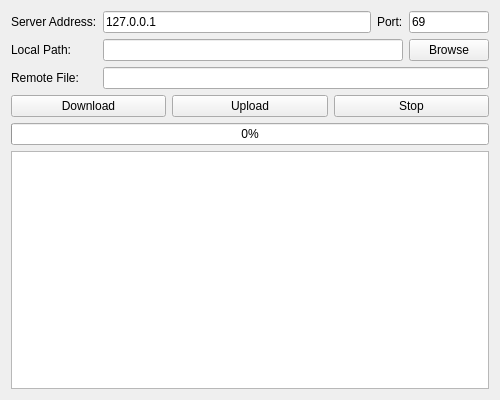
<?xml version="1.0" encoding="UTF-8"?>
<ui version="4.0">
 <class>TftpClientUi</class>
 <widget class="QWidget" name="TftpClientUi">
  <property name="geometry">
   <rect>
    <x>0</x>
    <y>0</y>
    <width>500</width>
    <height>400</height>
   </rect>
  </property>
  <property name="windowTitle">
   <string>TFTP Client</string>
  </property>
  <layout class="QVBoxLayout" name="verticalLayout">
   <item>
    <layout class="QGridLayout" name="gridLayout">
     <item row="0" column="0">
      <widget class="QLabel" name="labelServerAddr">
       <property name="text">
        <string>Server Address:</string>
       </property>
      </widget>
     </item>
     <item row="0" column="1">
      <widget class="QLineEdit" name="lineEditServerAddr">
       <property name="text">
        <string>127.0.0.1</string>
       </property>
      </widget>
     </item>
     <item row="0" column="2">
      <widget class="QLabel" name="labelPort">
       <property name="text">
        <string>Port:</string>
       </property>
      </widget>
     </item>
     <item row="0" column="3">
      <widget class="QLineEdit" name="lineEditPort">
       <property name="text">
        <string>69</string>
       </property>
       <property name="maximumSize">
        <size>
         <width>80</width>
         <height>16777215</height>
        </size>
       </property>
      </widget>
     </item>
     <item row="1" column="0">
      <widget class="QLabel" name="labelLocalPath">
       <property name="text">
        <string>Local Path:</string>
       </property>
      </widget>
     </item>
     <item row="1" column="1" colspan="2">
      <widget class="QLineEdit" name="lineEditLocalPath"/>
     </item>
     <item row="1" column="3">
      <widget class="QPushButton" name="pushButtonBrowseLocal">
       <property name="text">
        <string>Browse</string>
       </property>
      </widget>
     </item>
     <item row="2" column="0">
      <widget class="QLabel" name="labelRemoteFile">
       <property name="text">
        <string>Remote File:</string>
       </property>
      </widget>
     </item>
     <item row="2" column="1" colspan="3">
      <widget class="QLineEdit" name="lineEditRemoteFile"/>
     </item>
    </layout>
   </item>
   <item>
    <layout class="QHBoxLayout" name="horizontalLayout">
     <item>
      <widget class="QPushButton" name="pushButtonDownload">
       <property name="text">
        <string>Download</string>
       </property>
      </widget>
     </item>
     <item>
      <widget class="QPushButton" name="pushButtonUpload">
       <property name="text">
        <string>Upload</string>
       </property>
      </widget>
     </item>
     <item>
      <widget class="QPushButton" name="pushButtonStop">
       <property name="text">
        <string>Stop</string>
       </property>
      </widget>
     </item>
    </layout>
   </item>
   <item>
    <widget class="QProgressBar" name="progressBar">
     <property name="value">
      <number>0</number>
     </property>
    </widget>
   </item>
   <item>
    <widget class="QTextEdit" name="textEditLog">
     <property name="readOnly">
      <bool>true</bool>
     </property>
    </widget>
   </item>
  </layout>
 </widget>
 <resources/>
 <connections/>
</ui>
